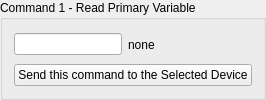
             <widget class="QGroupBox" name="command_1_group">
              <property name="title">
               <string>Command 1 - Read Primary Variable</string>
              </property>
              <layout class="QVBoxLayout" name="verticalLayout_12">
               <item>
                <layout class="QHBoxLayout" name="horizontalLayout_22">
                 <item>
                  <widget class="QLineEdit" name="lineEdit_command1_none">
                   <property name="sizePolicy">
                    <sizepolicy hsizetype="Maximum" vsizetype="Fixed">
                     <horstretch>0</horstretch>
                     <verstretch>0</verstretch>
                    </sizepolicy>
                   </property>
                   <property name="readOnly">
                    <bool>true</bool>
                   </property>
                  </widget>
                 </item>
                 <item>
                  <widget class="QLabel" name="label_17">
                   <property name="text">
                    <string>none</string>
                   </property>
                  </widget>
                 </item>
                 <item>
                  <spacer name="horizontalSpacer_27">
                   <property name="orientation">
                    <enum>Qt::Horizontal</enum>
                   </property>
                   <property name="sizeHint" stdset="0">
                    <size>
                     <width>40</width>
                     <height>20</height>
                    </size>
                   </property>
                  </spacer>
                 </item>
                </layout>
               </item>
               <item alignment="Qt::AlignRight">
                <widget class="QPushButton" name="send_command1_button">
                 <property name="text">
                  <string>Send this command to the Selected Device</string>
                 </property>
                </widget>
               </item>
              </layout>
             </widget>
